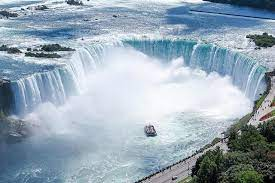
%> input picture mid_test/waterfall.jfif, 275 x 183 px
$ octave Ex4.m   (GNU Octave 9; MATLAB toolbox functions it lacks are replaced by stand-ins)
%> lines starting %> are read from the running program, lines starting %| are printed output that depends on the picture
% Ex4 – Image Histogram and Equalization
clear; clc; close all;
pkg load image; % Load image package

% Load the image
Img = imread('waterfall.jfif');
%> Img is the input picture: size 183x275x3 uint8; mean R, G, B 151.3, 168.3, 181.8

% Font size for titles
FS = 15;

%% (a) Original Image and Histogram
figure(1), clf;

subplot(1, 2, 1), imshow(Img), title('Original Image', 'fontsize', FS);

% Convert to grayscale for histogram visualization
Img_gray = rgb2gray(Img);
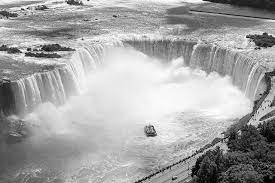
%> Img_gray: size 183x275 uint8; min 0, max 255, mean 164.7
[count, bins] = imhist(Img_gray);
%> count = 256 values, max 481 at index 239, min 7 at index 256, mean 196.6; bins = 256 values from 0 to 255

subplot(1, 2, 2), bar(bins, count), title('Histogram of Original Image', 'fontsize', FS);
xlabel('Gray Level'), ylabel('Pixel Count'), xlim([0 255]);
set(gca, "fontsize", FS);
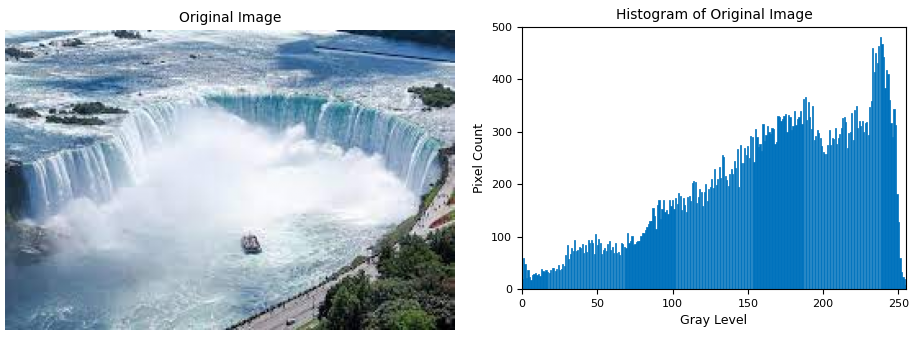
%> figure redrawn from the program's plot data, 2 panels

% Save the figure
saveas(gcf, 'Color_Histogram.jpeg');

%% (b) Display R, G, B Channels and Recombine in BRG Order
R = Img(:,:,1); % Red channel
G = Img(:,:,2); % Green channel
B = Img(:,:,3); % Blue channel

% Create images showing each channel in grayscale
RedImg = cat(3, R, zeros(size(R), 'uint8'), zeros(size(R), 'uint8'));
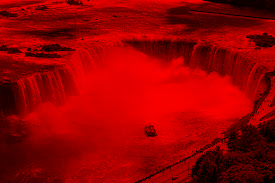
%> RedImg: size 183x275x3 uint8; mean R, G, B 151.3, 0, 0
GreenImg = cat(3, zeros(size(G), 'uint8'), G, zeros(size(G), 'uint8'));
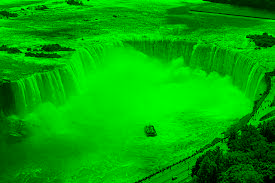
%> GreenImg: size 183x275x3 uint8; mean R, G, B 0, 168.3, 0
BlueImg = cat(3, zeros(size(B), 'uint8'), zeros(size(B), 'uint8'), B);
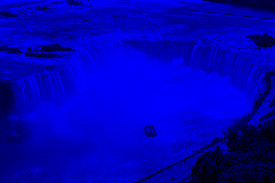
%> BlueImg: size 183x275x3 uint8; mean R, G, B 0, 0, 181.8

% Recombine channels in BRG order
BRG = cat(3, B, R, G);  % Blue in R, Red in G, Green in B position

figure(2), clf;
subplot(1, 4, 1), imshow(RedImg), title('Red Channel', 'fontsize', FS);
subplot(1, 4, 2), imshow(GreenImg), title('Green Channel', 'fontsize', FS);
subplot(1, 4, 3), imshow(BlueImg), title('Blue Channel', 'fontsize', FS);
subplot(1, 4, 4), imshow(BRG), title('BRG Image', 'fontsize', FS);

saveas(gcf, 'Primary_Colors_and_BRG_Image.jpeg');

%% (c) Histogram Equalization
% Convert to grayscale for equalization
img_gray = rgb2gray(Img); % Convert RGB to grayscale

% Apply histogram equalization
eq_img = histeq(img_gray); % Histogram equalization
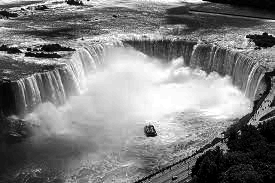
%> eq_img: size 183x275 uint8; min 0, max 255, mean 126.2

% Compute histogram of equalized image
[count_eq, bins_eq] = imhist(eq_img);
%> count_eq = 256 values, max 1142 at index 1, min 0 at index 2, mean 196.6; bins_eq = 256 values from 0 to 255
bins_eq = bins_eq * 255; % Adjust bin values to [0, 255]
%> bins_eq = 256 values from 0 to 65025

% Plot the equalized image and its histogram
figure, clf;
subplot(1, 2, 2), imshow(eq_img), title('Equalized Image', "fontsize", FS);
subplot(1, 2, 1), bar(bins_eq, count_eq);
set(gca, "fontsize", FS); grid on;
xlim([0 255]); ylim([0 max(count_eq)+500]);
xlabel('Gray Level'); ylabel('# of Pixels');
title('Histogram After Equalization', "fontsize", FS);
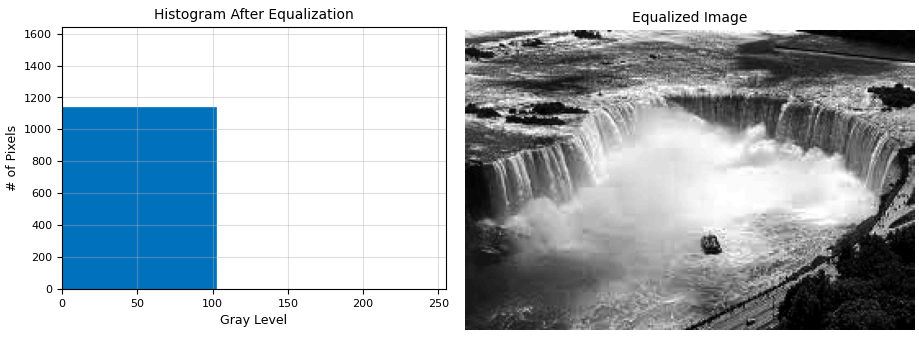
%> figure redrawn from the program's plot data, 2 panels

% Save the plot
saveas(gcf, 'Equalization_Histogram.jpeg');

$ run again, with mid_test/Ex2_8_Geometric_Ops.jpg saved as mid_test/waterfall.jfif
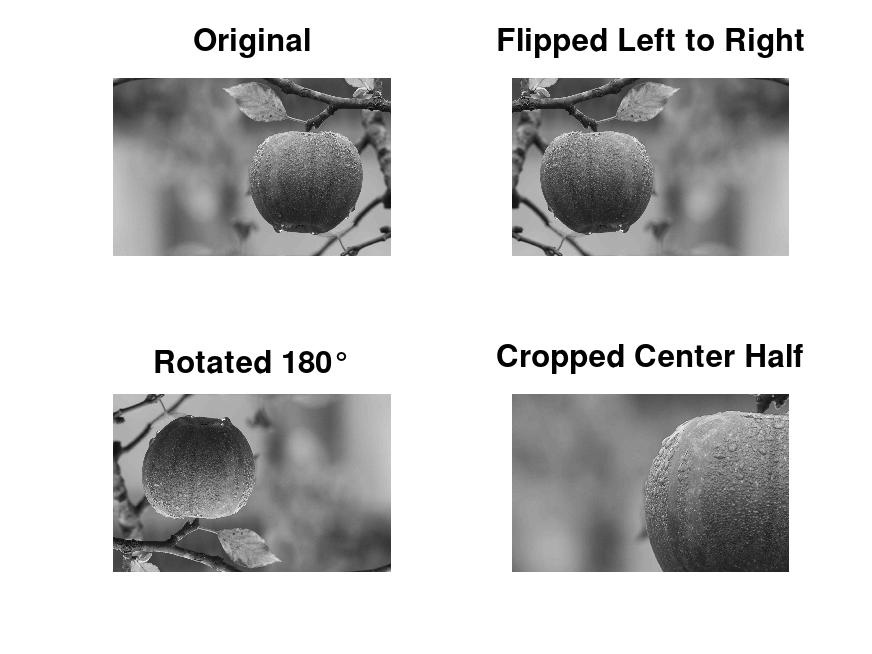
%> input picture mid_test/Ex2_8_Geometric_Ops.jpg, 872 x 654 px
%> Img is the input picture: size 654x872x3 uint8; min 0, max 255, mean 204.4
%> count = 256 values, max 349562 at index 256, min 22 at index 228, mean 2227.7; bins = 256 values from 0 to 255
%> `eq_img = histeq(img_gray);`:
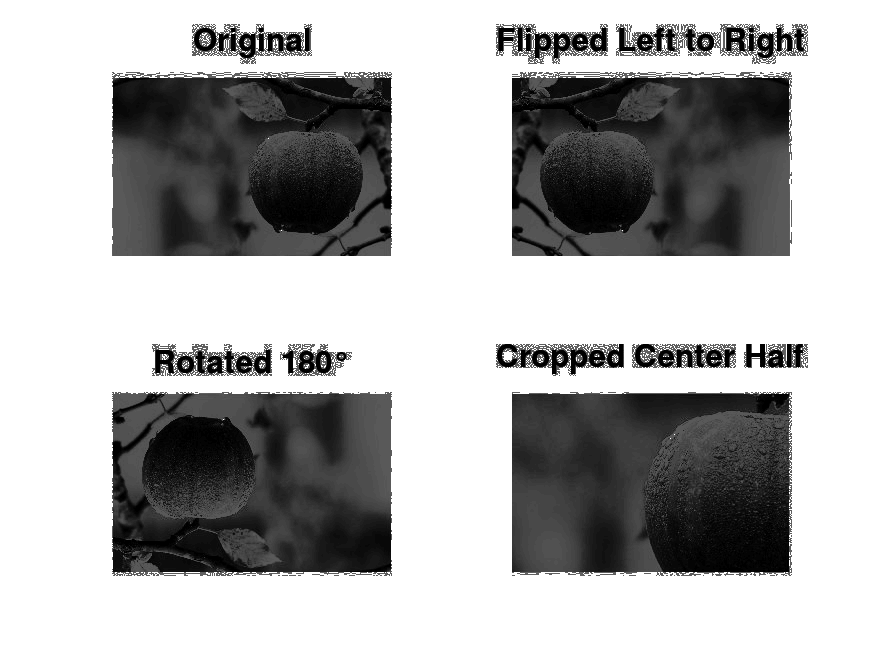
%> eq_img: size 654x872 uint8; min 0, max 255, mean 174.3
%> `[count_eq, bins_eq] = imhist(eq_img);`: count_eq = 256 values, max 349562 at index 256, min 0 at index 2, mean 2227.7; bins_eq = 256 values from 0 to 255
%> `bins_eq = bins_eq * 255;`: bins_eq = 256 values from 0 to 65025
%> `title('Histogram After Equalization', "fontsize", FS);`:
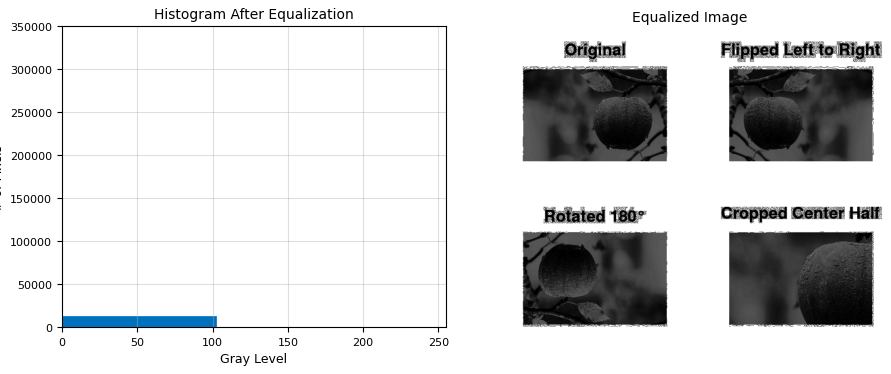
%> figure redrawn from the program's plot data, 2 panels
